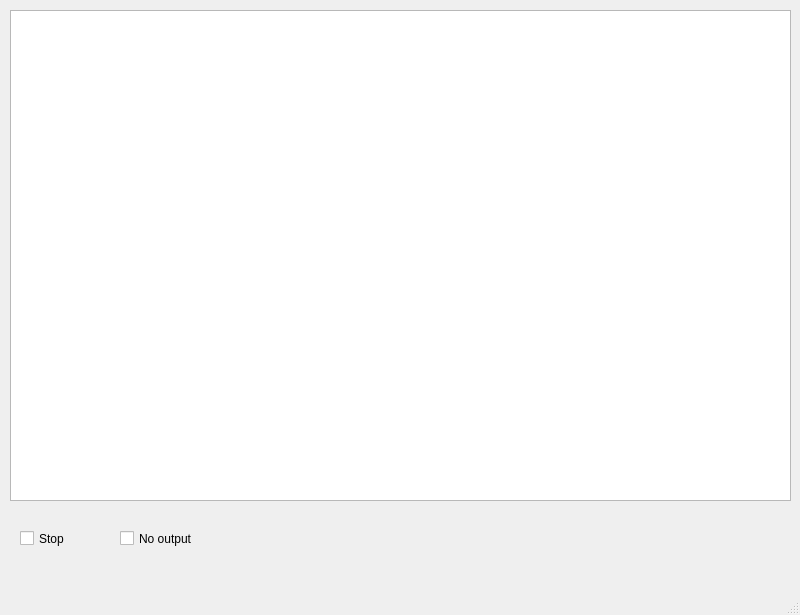
<?xml version="1.0" encoding="UTF-8"?>
<ui version="4.0">
 <class>MainWindow</class>
 <widget class="QMainWindow" name="MainWindow">
  <property name="geometry">
   <rect>
    <x>0</x>
    <y>0</y>
    <width>800</width>
    <height>615</height>
   </rect>
  </property>
  <property name="windowTitle">
   <string>MainWindow</string>
  </property>
  <widget class="QWidget" name="centralwidget">
   <widget class="PlotWidget" name="graphicsView">
    <property name="geometry">
     <rect>
      <x>10</x>
      <y>10</y>
      <width>781</width>
      <height>491</height>
     </rect>
    </property>
   </widget>
   <widget class="QCheckBox" name="stop_checkbox">
    <property name="geometry">
     <rect>
      <x>20</x>
      <y>530</y>
      <width>70</width>
      <height>17</height>
     </rect>
    </property>
    <property name="text">
     <string>Stop</string>
    </property>
   </widget>
   <widget class="QCheckBox" name="output_checkbox">
    <property name="geometry">
     <rect>
      <x>120</x>
      <y>530</y>
      <width>91</width>
      <height>17</height>
     </rect>
    </property>
    <property name="text">
     <string>No output</string>
    </property>
   </widget>
  </widget>
  <widget class="QMenuBar" name="menubar">
   <property name="geometry">
    <rect>
     <x>0</x>
     <y>0</y>
     <width>800</width>
     <height>26</height>
    </rect>
   </property>
  </widget>
  <widget class="QStatusBar" name="statusbar"/>
 </widget>
 <customwidgets>
  <customwidget>
   <class>PlotWidget</class>
   <extends>QGraphicsView</extends>
   <header location="global">pyqtgraph</header>
  </customwidget>
 </customwidgets>
 <resources/>
 <connections/>
</ui>
